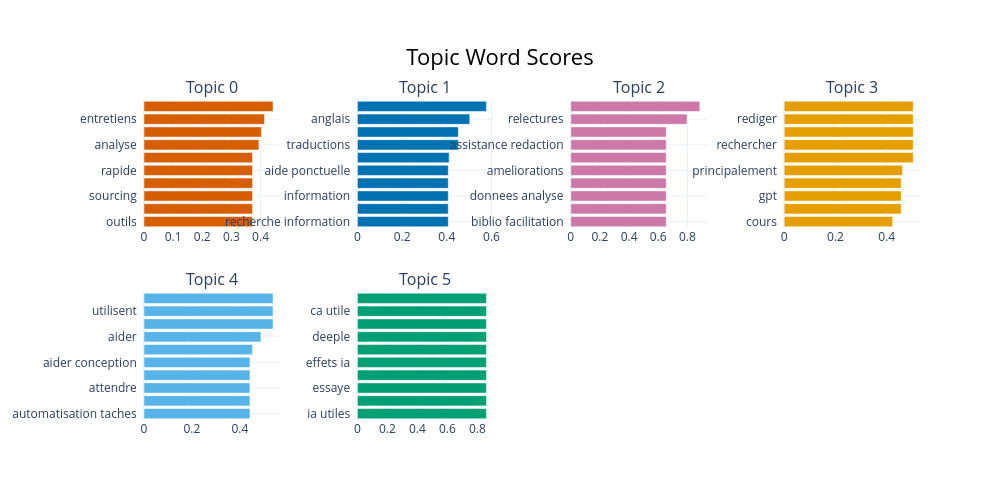

Source (notebook cell):
### Code cell
fig = topic_model.visualize_barchart(top_n_topics=46, n_words = 10)
fig

### Figure 1 — Plotly figure (JSON) as saved in the notebook; plotly's stock layout.template omitted (floating-point values rounded to 4 significant figures)
{"data": [{"marker": {"color": "#D55E00"}, "orientation": "h", "type": "bar", "x": [0.3725, 0.3725, 0.3725, 0.3725, 0.3725, 0.3725, 0.3943, 0.4029, 0.4135, 0.4428], "xaxis": "x", "y": ["outils  ", "propositions  ", "sourcing  ", "traitement  ", "rapide  ", "gain  ", "analyse  ", "temps  ", "entretiens  ", "transcription  "], "yaxis": "y"}, {"marker": {"color": "#0072B2"}, "orientation": "h", "type": "bar", "x": [0.4067, 0.4067, 0.4067, 0.4067, 0.4067, 0.4105, 0.4515, 0.4515, 0.5028, 0.5772], "xaxis": "x2", "y": ["recherche information  ", "ecrit  ", "information  ", "ponctuelle  ", "aide ponctuelle  ", "aide  ", "traductions  ", "textes  ", "anglais  ", "traduction  "], "yaxis": "y2"}, {"marker": {"color": "#CC79A7"}, "orientation": "h", "type": "bar", "x": [0.6545, 0.6545, 0.6545, 0.6545, 0.6545, 0.6545, 0.6545, 0.6545, 0.7971, 0.8849], "xaxis": "x3", "y": ["biblio facilitation  ", "bibliographie assistance  ", "donnees analyse  ", "epicenisation relectures  ", "ameliorations  ", "biblio  ", "assistance redaction  ", "analyse documents  ", "relectures  ", "correction  "], "yaxis": "y3"}, {"marker": {"color": "#E69F00"}, "orientation": "h", "type": "bar", "x": [0.423, 0.4562, 0.4562, 0.4562, 0.4613, 0.5033, 0.5033, 0.5033, 0.5033, 0.5033], "xaxis": "x4", "y": ["cours  ", "chat  ", "gpt  ", "chat gpt  ", "principalement  ", "rapidement  ", "rechercher  ", "statistiques  ", "rediger  ", "mails  "], "yaxis": "y4"}, {"marker": {"color": "#56B4E9"}, "orientation": "h", "type": "bar", "x": [0.442, 0.442, 0.442, 0.442, 0.442, 0.4524, 0.4879, 0.5383, 0.5383, 0.5383], "xaxis": "x5", "y": ["automatisation taches  ", "attendre recommandations  ", "attendre  ", "activites  ", "aider conception  ", "cours  ", "aider  ", "pedagogiques  ", "utilisent  ", "web  "], "yaxis": "y5"}, {"marker": {"color": "#009E73"}, "orientation": "h", "type": "bar", "x": [0.8602, 0.8602, 0.8602, 0.8602, 0.8602, 0.8602, 0.8602, 0.8602, 0.8602, 0.8602], "xaxis": "x6", "y": ["ia utiles  ", "essaye comprendre  ", "essaye  ", "effets  ", "effets ia  ", "deeple pallie  ", "deeple  ", "comprendre fonctionnent  ", "ca utile  ", "ca  "], "yaxis": "y6"}], "layout": {"annotations": [{"font": {"size": 16}, "showarrow": false, "text": "Topic 0", "x": 0.0875, "xanchor": "center", "xref": "paper", "y": 1, "yanchor": "bottom", "yref": "paper"}, {"font": {"size": 16}, "showarrow": false, "text": "Topic 1", "x": 0.3625, "xanchor": "center", "xref": "paper", "y": 1, "yanchor": "bottom", "yref": "paper"}, {"font": {"size": 16}, "showarrow": false, "text": "Topic 2", "x": 0.6375, "xanchor": "center", "xref": "paper", "y": 1, "yanchor": "bottom", "yref": "paper"}, {"font": {"size": 16}, "showarrow": false, "text": "Topic 3", "x": 0.9125, "xanchor": "center", "xref": "paper", "y": 1, "yanchor": "bottom", "yref": "paper"}, {"font": {"size": 16}, "showarrow": false, "text": "Topic 4", "x": 0.0875, "xanchor": "center", "xref": "paper", "y": 0.4, "yanchor": "bottom", "yref": "paper"}, {"font": {"size": 16}, "showarrow": false, "text": "Topic 5", "x": 0.3625, "xanchor": "center", "xref": "paper", "y": 0.4, "yanchor": "bottom", "yref": "paper"}], "height": 500, "hoverlabel": {"bgcolor": "white", "font": {"family": "Rockwell", "size": 16}}, "showlegend": false, "title": {"font": {"color": "Black", "size": 22}, "text": "Topic Word Scores", "x": 0.5, "xanchor": "center", "yanchor": "top"}, "width": 1000, "xaxis": {"anchor": "y", "domain": [0, 0.175], "showgrid": true}, "xaxis2": {"anchor": "y2", "domain": [0.275, 0.45], "showgrid": true}, "xaxis3": {"anchor": "y3", "domain": [0.55, 0.725], "showgrid": true}, "xaxis4": {"anchor": "y4", "domain": [0.825, 1], "showgrid": true}, "xaxis5": {"anchor": "y5", "domain": [0, 0.175], "showgrid": true}, "xaxis6": {"anchor": "y6", "domain": [0.275, 0.45], "showgrid": true}, "xaxis7": {"anchor": "y7", "domain": [0.55, 0.725], "showgrid": true}, "xaxis8": {"anchor": "y8", "domain": [0.825, 1], "showgrid": true}, "yaxis": {"anchor": "x", "domain": [0.6, 1], "showgrid": true}, "yaxis2": {"anchor": "x2", "domain": [0.6, 1], "showgrid": true}, "yaxis3": {"anchor": "x3", "domain": [0.6, 1], "showgrid": true}, "yaxis4": {"anchor": "x4", "domain": [0.6, 1], "showgrid": true}, "yaxis5": {"anchor": "x5", "domain": [0, 0.4], "showgrid": true}, "yaxis6": {"anchor": "x6", "domain": [0, 0.4], "showgrid": true}, "yaxis7": {"anchor": "x7", "domain": [0, 0.4], "showgrid": true}, "yaxis8": {"anchor": "x8", "domain": [0, 0.4], "showgrid": true}}}
